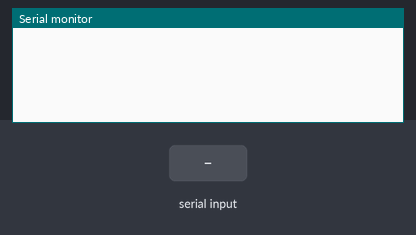
Simulated run of this sketch. Board: ESP32. On the bench: the last lines printed to the serial monitor. The test bench sets the inputs (shaded band). A WiFi scan finds three made-up networks.

Above: at 1.2 s.
1.3 s: "SCAN\n" received over Serial
At 2.0 s:
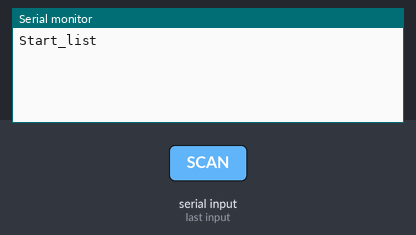
At 4.8 s:
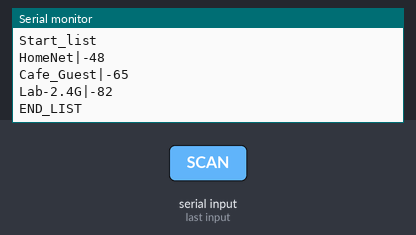

Measured:
- after the input at 1.3 s, the serial monitor: prints a new line at once (image 1)

The sketch:

ESP_scan.ino
```cpp
#include <WiFi.h>
#include <ESPping.h>

void setup(){
  Serial.begin(115200); //upload speed
  WiFi.mode(WIFI_STA); //tryb stacji
  WiFi.disconnect(); //reset
}

void loop() {
  //Instrukcje warunkowe do obsługi komend ze strony (streamlit)
  if (Serial.available() > 0){
    String command = Serial.readStringUntil('\n');

    if(command == "SCAN"){
      Serial.println("Start_list");
      int n = WiFi.scanNetworks();

      for(int i=0; i<n; i++){
        Serial.print(WiFi.SSID(i));
        Serial.print("|");
        Serial.println(WiFi.RSSI(i));
      }
      Serial.println("END_LIST");
    }

  }
}
```
